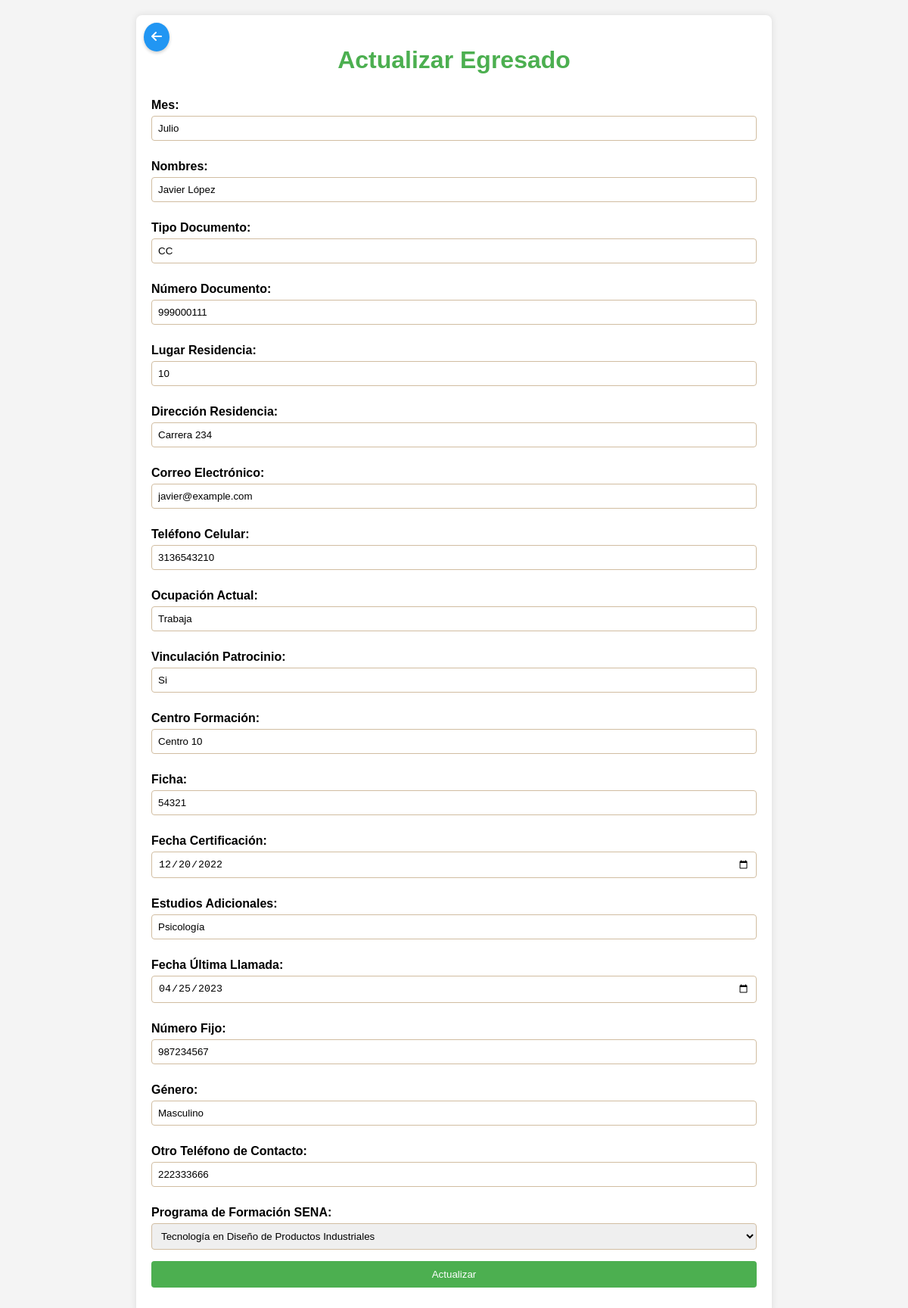
Page /views/egresados/update.php?id=1 on the committed database.
### tables this page shows
CREATE TABLE `egresados` (
  `id` int(11) NOT NULL,
  `MES` varchar(255) DEFAULT NULL,
  `NOMBRES` varchar(255) NOT NULL,
  `TipoDocumentoID` enum('CC','TI','PASAPORTE') DEFAULT NULL,
  `NumeroDocumento` varchar(20) DEFAULT NULL,
  `LugarResidenciaID` int(11) DEFAULT NULL,
  `DireccionResidencia` varchar(255) DEFAULT NULL,
  `CorreoElectronico` varchar(255) DEFAULT NULL,
  `TelefonoCelular` varchar(20) DEFAULT NULL,
  `OcupacionActual` enum('Trabaja','Estudia','Otro') DEFAULT NULL,
  `VinculacionPatrocinio` enum('Si','No') DEFAULT NULL,
  `CentroFormacion` varchar(255) DEFAULT NULL,
  `Ficha` varchar(10) DEFAULT NULL,
  `FechaCertificacion` date DEFAULT NULL,
  `EstudiosAdicionales` varchar(255) DEFAULT NULL,
  `FechaUltimaLlamada` date DEFAULT NULL,
  `NumeroFijo` varchar(20) DEFAULT NULL,
  `Genero` enum('Masculino','Femenino','Otro') DEFAULT NULL,
  `OtroTelefonoContacto` varchar(20) DEFAULT NULL,
  `ProgramaFormacionSENAID` int(11) DEFAULT NULL
);

### views/egresados/update.php (the view, shortened to what this page needs)
<?php
$database = new Database();
$db = $database->getConnection();
if (isset($_GET['id'])) {
    $id = $_GET['id'];
    if ($_SERVER["REQUEST_METHOD"] == "POST") {
        $mes = $_POST['mes'];
        $nombres = $_POST['nombres'];
        $tipo_documento = $_POST['tipo_documento'];
        $numero_documento = $_POST['numero_documento'];
        $lugar_residencia = $_POST['lugar_residencia'];
        $direccion_residencia = $_POST['direccion_residencia'];
        $correo_electronico = $_POST['correo_electronico'];
        $telefono_celular = $_POST['telefono_celular'];
        $ocupacion_actual = $_POST['ocupacion_actual'];
        $vinculacion_patrocinio = $_POST['vinculacion_patrocinio'];
        $centro_formacion = $_POST['centro_formacion'];
        $ficha = $_POST['ficha'];
        $fecha_certificacion = $_POST['fecha_certificacion'];
        $estudios_adicionales = $_POST['estudios_adicionales'];
        $fecha_ultima_llamada = $_POST['fecha_ultima_llamada'];
        $numero_fijo = $_POST['numero_fijo'];
        $genero = $_POST['genero'];
        $otro_telefono_contacto = $_POST['otro_telefono_contacto'];
        $programa_formacion_id = $_POST['programa_formacion_id'];
        $query = "UPDATE egresados SET MES = :mes, NOMBRES = :nombres, TipoDocumentoID = :tipo_documento, NumeroDocumento = :numero_documento, LugarResidenciaID = :lugar_residencia, DireccionResidencia = :direccion_residencia, CorreoElectronico = :correo_electronico, TelefonoCelular = :telefono_celular, OcupacionActual = :ocupacion_actual, VinculacionPatrocinio = :vinculacion_patrocinio, CentroFormacion = :centro_formacion, Ficha = :ficha, FechaCertificacion = :fecha_certificacion, EstudiosAdicionales = :estudios_adicionales, FechaUltimaLlamada = :fecha_ultima_llamada, NumeroFijo = :numero_fijo, Genero = :genero, OtroTelefonoContacto = :otro_telefono_contacto, ProgramaFormacionSENAID = :programa_formacion_id WHERE ID = :id";
        $stmt = $db->prepare($query);
        $stmt->bindParam(':mes', $mes);
        $stmt->bindParam(':nombres', $nombres);
        $stmt->bindParam(':tipo_documento', $tipo_documento);
        $stmt->bindParam(':numero_documento', $numero_documento);
        $stmt->bindParam(':lugar_residencia', $lugar_residencia);
        $stmt->bindParam(':direccion_residencia', $direccion_residencia);
        $stmt->bindParam(':correo_electronico', $correo_electronico);
        $stmt->bindParam(':telefono_celular', $telefono_celular);
        $stmt->bindParam(':ocupacion_actual', $ocupacion_actual);
        $stmt->bindParam(':vinculacion_patrocinio', $vinculacion_patrocinio);
        $stmt->bindParam(':centro_formacion', $centro_formacion);
        $stmt->bindParam(':ficha', $ficha);
        $stmt->bindParam(':fecha_certificacion', $fecha_certificacion);
        $stmt->bindParam(':estudios_adicionales', $estudios_adicionales);
        $stmt->bindParam(':fecha_ultima_llamada', $fecha_ultima_llamada);
        $stmt->bindParam(':numero_fijo', $numero_fijo);
        $stmt->bindParam(':genero', $genero);
        $stmt->bindParam(':otro_telefono_contacto', $otro_telefono_contacto);
        $stmt->bindParam(':programa_formacion_id', $programa_formacion_id);
        $stmt->bindParam(':id', $id);
        try {
            $stmt->execute();
            header("Location: index.php");
            exit();
        } catch (PDOException $e) {
            echo "Error al intentar actualizar el egresado: " . $e->getMessage();
        }
    } else {
        $query = "SELECT * FROM egresados WHERE ID = :id";
        $stmt = $db->prepare($query);
        $stmt->bindParam(':id', $id);
        $stmt->execute();
        $egresado = $stmt->fetch(PDO::FETCH_ASSOC);
        $query_programas = "SELECT ID, NombrePrograma FROM programaformacionsena";
        $stmt_programas = $db->query($query_programas);
        $programas = $stmt_programas->fetchAll(PDO::FETCH_ASSOC);
        ?>
        <!DOCTYPE html>
        <html lang="es">
        <head>
            <link rel="stylesheet" href="https://cdn.datatables.net/1.12.1/css/jquery.dataTables.min.css">
            <link rel="stylesheet" href="https://cdn.datatables.net/buttons/2.3.6/css/buttons.dataTables.min.css">
            <link rel="stylesheet" href="https://cdnjs.cloudflare.com/ajax/libs/font-awesome/6.0.0-beta3/css/all.min.css">
        </head>
        <body>
            <div class="container">
                <button class="back-button" onclick="window.location.href='index.php'">
                    <i class="fas fa-arrow-left"></i>
                </button>
                <h1>Actualizar Egresado</h1>
                <form action="update.php?id=<?php echo htmlspecialchars($id); ?>" method="post">
                    <label for="mes">Mes:</label>
                    <input type="text" id="mes" name="mes" value="<?php echo htmlspecialchars($egresado['MES']); ?>">
                    <label for="nombres">Nombres:</label>
                    <input type="text" id="nombres" name="nombres" value="<?php echo htmlspecialchars($egresado['NOMBRES']); ?>">
                    <label for="tipo_documento">Tipo Documento:</label>
                    <input type="text" id="tipo_documento" name="tipo_documento" value="<?php echo htmlspecialchars($egresado['TipoDocumentoID']); ?>">
                    <label for="numero_documento">Número Documento:</label>
                    <input type="text" id="numero_documento" name="numero_documento" value="<?php echo htmlspecialchars($egresado['NumeroDocumento']); ?>">
                    <label for="lugar_residencia">Lugar Residencia:</label>
                    <input type="text" id="lugar_residencia" name="lugar_residencia" value="<?php echo htmlspecialchars($egresado['LugarResidenciaID']); ?>">
                    <label for="direccion_residencia">Dirección Residencia:</label>
                    <input type="text" id="direccion_residencia" name="direccion_residencia" value="<?php echo htmlspecialchars($egresado['DireccionResidencia']); ?>">
                    <label for="correo_electronico">Correo Electrónico:</label>
                    <input type="email" id="correo_electronico" name="correo_electronico" value="<?php echo htmlspecialchars($egresado['CorreoElectronico']); ?>">
                    <label for="telefono_celular">Teléfono Celular:</label>
                    <input type="text" id="telefono_celular" name="telefono_celular" value="<?php echo htmlspecialchars($egresado['TelefonoCelular']); ?>">
                    <label for="ocupacion_actual">Ocupación Actual:</label>
                    <input type="text" id="ocupacion_actual" name="ocupacion_actual" value="<?php echo htmlspecialchars($egresado['OcupacionActual']); ?>">
                    <label for="vinculacion_patrocinio">Vinculación Patrocinio:</label>
                    <input type="text" id="vinculacion_patrocinio" name="vinculacion_patrocinio" value="<?php echo htmlspecialchars($egresado['VinculacionPatrocinio']); ?>">
                    <label for="centro_formacion">Centro Formación:</label>
                    <input type="text" id="centro_formacion" name="centro_formacion" value="<?php echo htmlspecialchars($egresado['CentroFormacion']); ?>">
                    <label for="ficha">Ficha:</label>
                    <input type="text" id="ficha" name="ficha" value="<?php echo htmlspecialchars($egresado['Ficha']); ?>">
                    <label for="fecha_certificacion">Fecha Certificación:</label>
                    <input type="date" id="fecha_certificacion" name="fecha_certificacion" value="<?php echo htmlspecialchars($egresado['FechaCertificacion']); ?>">
                    <label for="estudios_adicionales">Estudios Adicionales:</label>
                    <input type="text" id="estudios_adicionales" name="estudios_adicionales" value="<?php echo htmlspecialchars($egresado['EstudiosAdicionales']); ?>">
                    <label for="fecha_ultima_llamada">Fecha Última Llamada:</label>
                    <input type="date" id="fecha_ultima_llamada" name="fecha_ultima_llamada" value="<?php echo htmlspecialchars($egresado['FechaUltimaLlamada']); ?>">
                    <label for="numero_fijo">Número Fijo:</label>
                    <input type="text" id="numero_fijo" name="numero_fijo" value="<?php echo htmlspecialchars($egresado['NumeroFijo']); ?>">
                    <label for="genero">Género:</label>
                    <input type="text" id="genero" name="genero" value="<?php echo htmlspecialchars($egresado['Genero']); ?>">
                    <label for="otro_telefono_contacto">Otro Teléfono de Contacto:</label>
                    <input type="text" id="otro_telefono_contacto" name="otro_telefono_contacto" value="<?php echo htmlspecialchars($egresado['OtroTelefonoContacto']); ?>">
                    <label for="programa_formacion_id">Programa de Formación SENA:</label>
                    <select id="programa_formacion_id" name="programa_formacion_id">
                        <?php foreach ($programas as $programa): ?>
                            <option value="<?php echo htmlspecialchars($programa['ID']); ?>" <?php echo ($egresado['ProgramaFormacionSENAID'] == $programa['ID']) ? 'selected' : ''; ?>>
                                <?php echo htmlspecialchars($programa['NombrePrograma']); ?>
                            </option>
                        <?php endforeach; ?>
                    </select>
                    <input type="submit" value="Actualizar">
                </form>
            </div>
        </body>
        </html>
        <?php
    }
} else {
    echo "ID no proporcionado.";
}
?>

### views/egresados/update.php (style rules this page uses)
body { font-family: Arial, sans-serif; margin: 0; padding: 0; background-color: #f4f4f4; }
.container { width: 100%; margin: 20px auto; max-width: 800px; padding: 20px; background: #fff; border-radius: 8px; box-shadow: 0 0 10px rgba(0,0,0,0.1); position: relative; }
h1 { text-align: center; color: #4CAF50; }
form { display: flex; flex-direction: column; }
label { margin: 10px 0 5px; font-weight: bold; }
input, select { margin-bottom: 15px; padding: 8px; border: 1px solid #d1bda1; border-radius: 4px; }
input[type="submit"] { background-color: #4CAF50; color: white; border: none; cursor: pointer; padding: 10px; border-radius: 4px; }
.back-button { position: absolute; top: 10px; left: 10px; background-color: #2196F3; color: white; border: none; padding: 10px; border-radius: 50%; cursor: pointer; font-size: 16px; box-shadow: 0 2px 4px rgba(0,0,0,0.2); }
.back-button i { margin: 0; }

### rows in the picture
egresados: mes "Julio", nombres "Javier López", tipo_documento "CC", numero_documento "999000111", lugar_residencia "10", direccion_residencia "Carrera 234", correo_electronico "javier@example.com", telefono_celular "3136543210", ocupacion_actual "Trabaja", vinculacion_patrocinio "Si", centro_formacion "Centro 10", ficha "54321", fecha_certificacion "12/20/2022", estudios_adicionales "Psicología", fecha_ultima_llamada "04/25/2023", numero_fijo "987234567", genero "Masculino", otro_telefono_contacto "222333666"

### other values in the picture
form field programa_formacion_id "Tecnología en Diseño de Productos Industriales"
